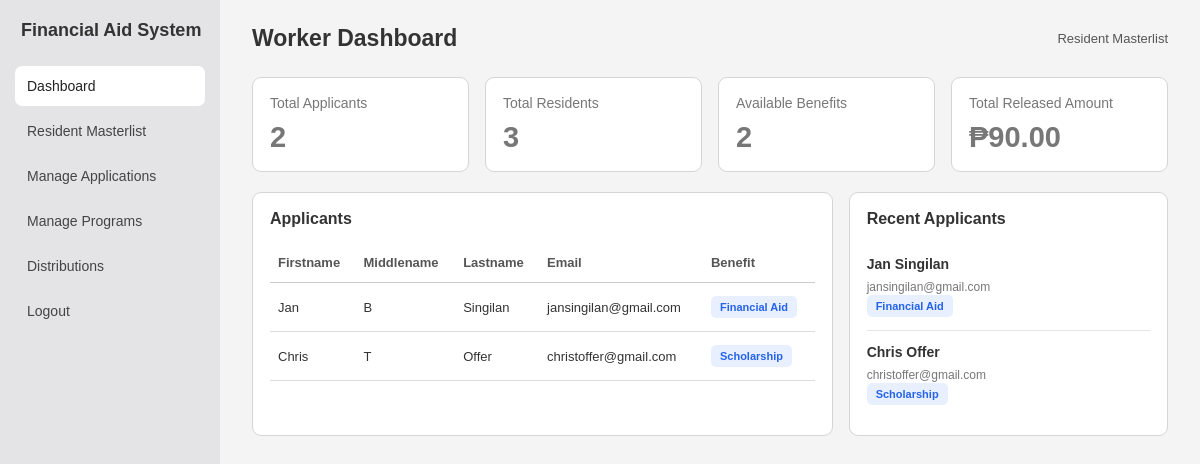
/worker/index.php (signed in), run on the app's committed database.
### tables this page shows
CREATE TABLE `application` (
  `applicant_id` int(11) NOT NULL,
  `firstname` varchar(100) NOT NULL,
  `middlename` varchar(100) NOT NULL,
  `lastname` varchar(100) NOT NULL,
  `email` varchar(100) DEFAULT NULL,
  `aid_type` varchar(150) NOT NULL,
  `resident_id` int(11) DEFAULT NULL,
  `application_date` datetime NOT NULL DEFAULT current_timestamp(),
  `user_id` int(11) DEFAULT NULL,
  `documents` text DEFAULT NULL,
  `status` varchar(20) NOT NULL DEFAULT 'Pending'
);

### classes/applicant.php (called while the page is built, shortened)
<?php
    class Applicant{
        private PDO $pdo;
        function __construct(PDO $pdo){
            $this -> pdo = $pdo;
        }
        private function format_selections($value){
            $decoded = json_decode($value ?? '', true);
            return is_array($decoded) ? implode(", ", $decoded) : (string)($value ?? '');
        }
        public function fetch_data(){
            $fetch = "SELECT * FROM application";
            $prep = $this->pdo->prepare($fetch);
            $prep->execute();
            $rows = $prep->fetchAll(PDO::FETCH_ASSOC);
            foreach ($rows as &$row) {
                $row['benefits'] = $this->format_selections($row['benefits'] ?? null);
            }
            return $rows;
        }
        public function count_applicants(){
            $count = "SELECT COUNT(*) AS total FROM application";
            $prep = $this -> pdo -> prepare($count);
            $prep -> execute();
            return $prep -> fetch();
        }
        public function count_benefits(){
            $count = "SELECT COUNT(DISTINCT aid_type) AS total FROM application";
            $prep = $this -> pdo -> prepare($count);
            $prep -> execute();
            return $prep -> fetch();
        }
    }
?>

### classes/resident.php (called while the page is built, shortened)
<?php
	class Resident{
		private PDO $pdo;
		function __construct(PDO $pdo){
			$this -> pdo = $pdo;
		}
        public function count_residents() {
            $count = "SELECT COUNT(*) AS total FROM resident_information";
            $prep = $this->pdo->prepare($count);
            $prep->execute();
            return $prep->fetch(PDO::FETCH_ASSOC);
        }
	}
?>

### classes/application_manager.php (called while the page is built, shortened)
<?php
class ApplicationManager {
    private PDO $pdo;
    public function __construct(PDO $pdo) {
        $this->pdo = $pdo;
    }
    public function total_released_amount() {
        $sql = "SELECT COALESCE(SUM(amount), 0)
                FROM assistance_release";
        $stmt = $this->pdo->prepare($sql);
        $stmt->execute();
        return $stmt->fetchColumn();
    }
}
?>

### worker/index.php (the view, shortened to what this page needs)
<?php
    require_once "../dbconn.php";
    require_once "../classes/applicant.php";
    require_once "../classes/application_manager.php";
    require_once "../classes/resident.php";
    $conn = new Applicant($pdo);
    $applicationManager = new ApplicationManager($pdo);
    $residentConn = new Resident($pdo);
    $rows = $conn->fetch_data();
    $totalApplicants = $conn->count_applicants();
    $totalBenefits = $conn->count_benefits();
    $totalResidents = $residentConn->count_residents();
    $totalReleased = $applicationManager->total_released_amount();
    $recentApplicants = array_slice($rows, 0, 4);
?>
<!DOCTYPE html>
<html lang="en">
<head>
    <link rel="stylesheet" href="worker_style.css">
</head>
<body>
<div class="dashboard">
    <?php $activePage = 'dashboard'; require __DIR__ . '/sidebar.php'; ?>
    <main class="main-content">
        <div class="topbar">
            <h2>Worker Dashboard</h2>
            <a href="resident_management.php" class="search-clear">
                Resident Masterlist
            </a>
        </div>
        <div class="stats-container">
            <div class="stat-card">
                <p>Total Applicants</p>
                <h1>
                    <?php echo $totalApplicants['total']; ?>
                </h1>
            </div>
            <div class="stat-card">
                <p>Total Residents</p>
                <h1>
                    <?php echo $totalResidents['total']; ?>
                </h1>
            </div>
            <div class="stat-card" id="benefits">
                <p>Available Benefits</p>
                <h1>
                    <?php echo $totalBenefits['total']; ?>
                </h1>
            </div>
            <div class="stat-card">
                <p>Total Released Amount</p>
                <h1>
                    ₱<?php echo number_format((float)$totalReleased, 2); ?>
                </h1>
            </div>
        </div>
        <div class="content-grid">
            <section class="panel" id="applicants">
                <div class="panel-header">
                    <h3>Applicants</h3>
                </div>
                <div class="table-wrapper">
                    <table class="applicant-table">
                        <thead>
                            <tr>
                                <th>Firstname</th>
                                <th>Middlename</th>
                                <th>Lastname</th>
                                <th>Email</th>
                                <th>Benefit</th>
                            </tr>
                        </thead>
                        <tbody>
                            <?php foreach ($rows as $row) { ?>
                                <tr>
                                    <td>
                                        <?php
                                        echo htmlspecialchars(
                                            $row['firstname'] ?? ''
                                        );
                                        ?>
                                    </td>
                                    <td>
                                        <?php
                                        echo htmlspecialchars(
                                            $row['middlename'] ?? ''
                                        );
                                        ?>
                                    </td>
                                    <td>
                                        <?php
                                        echo htmlspecialchars(
                                            $row['lastname'] ?? ''
                                        );
                                        ?>
                                    </td>
                                    <td>
                                        <?php
                                        echo htmlspecialchars(
                                            $row['email'] ?? ''
                                        );
                                        ?>
                                    </td>
                                    <td>
                                        <span class="benefit-badge">
                                            <?php
                                            echo htmlspecialchars(
                                                $row['aid_type'] ?? ''
                                            );
                                            ?>
                                        </span>
                                    </td>
                                </tr>
                            <?php } ?>
                        </tbody>
                    </table>
                </div>
            </section>
            <section class="panel">
                <h3>Recent Applicants</h3>
                <div class="recent-list">
                    <?php if (!empty($recentApplicants)) { ?>
                        <?php foreach ($recentApplicants as $recent) { ?>
                            <div class="recent-item">
                                <strong>
                                    <?php
                                    echo htmlspecialchars(
                                        ($recent['firstname'] ?? '') . " " .
                                        ($recent['lastname'] ?? '')
                                    );
                                    ?>
                                </strong>
                                <small>
                                    <?php
                                    echo htmlspecialchars(
                                        $recent['email'] ?? ''
                                    );
                                    ?>
                                </small>
                                <br>
                                <span class="benefit-badge">
                                    <?php
                                    echo htmlspecialchars(
                                        $recent['aid_type'] ?? ''
                                    );
                                    ?>
                                </span>
                            </div>
                        <?php } ?>
                    <?php } else { ?>
                        <p class="empty-message">
                            No recent applicants.
                        </p>
                    <?php } ?>
                </div>
            </section>
        </div>
    </main>
</div>
</body>
</html>

### worker/worker_style.css (style rules this page uses)
* { margin: 0; padding: 0; box-sizing: border-box; }
body { font-family: Arial, Helvetica, sans-serif; background-color: #f4f4f4; color: #333; }
.dashboard { display: flex; min-height: 100vh; }
.main-content { flex: 1; padding: 25px 32px; min-width: 0; }
.topbar { display: flex; justify-content: space-between; align-items: center; margin-bottom: 25px; }
.topbar h2 { font-size: 23px; font-weight: bold; }
.stats-container { display: grid; grid-template-columns: repeat(4, minmax(0, 1fr)); gap: 16px; margin-bottom: 20px; }
.stat-card { background-color: white; border: 1px solid #d5d5d5; border-radius: 9px; padding: 17px; }
.stat-card p { color: #777; font-size: 14px; margin-bottom: 10px; }
.stat-card h1 { font-size: 29px; color: #777; font-weight: bold; }
.content-grid { display: grid; grid-template-columns: 2fr 1.1fr; gap: 16px; }
.panel { background-color: white; border: 1px solid #d5d5d5; border-radius: 9px; padding: 17px; min-width: 0; }
.panel-header { display: flex; justify-content: space-between; align-items: center; margin-bottom: 15px; }
.panel-header h3, .panel h3 { font-size: 16px; font-weight: bold; }
.table-wrapper { width: 100%; overflow-x: auto; }
.applicant-table { width: 100%; border-collapse: collapse; font-size: 13px; }
.applicant-table th { text-align: left; color: #555; padding: 12px 8px; border-bottom: 1px solid #ccc; white-space: nowrap; }
.applicant-table td { padding: 13px 8px; border-bottom: 1px solid #ddd; }
.benefit-badge { display: inline-block; background-color: #e8efff; color: #2563eb; padding: 5px 9px; border-radius: 5px; font-size: 11px; font-weight: bold; white-space: nowrap; }
.recent-list { margin-top: 15px; }
.recent-item { padding: 13px 0; border-bottom: 1px solid #e5e5e5; }
.recent-item:last-child { border-bottom: none; }
.recent-item strong { display: block; font-size: 14px; margin-bottom: 5px; }
.recent-item small { color: #777; font-size: 12px; }
.search-clear { font-size: 13px; color: #555; text-decoration: none; }

### data on the page
application: firstname "Jan", middlename "B", lastname "Singilan", email "jansingilan@gmail.com", aid_type "Financial Aid", firstname+lastname "Jan Singilan"
application: firstname "Chris", middlename "T", lastname "Offer", email "christoffer@gmail.com", aid_type "Scholarship", firstname+lastname "Chris Offer"

### other printed values
$item[1] "Dashboard"
$item[1] "Resident Masterlist"
$item[1] "Manage Applications"
$item[1] "Manage Programs"
$item[1] "Distributions"
$item[1] "Logout"
$totalApplicants['total'] "2"
$totalResidents['total'] "3"
$totalBenefits['total'] "2"
$totalReleased "90.00"
